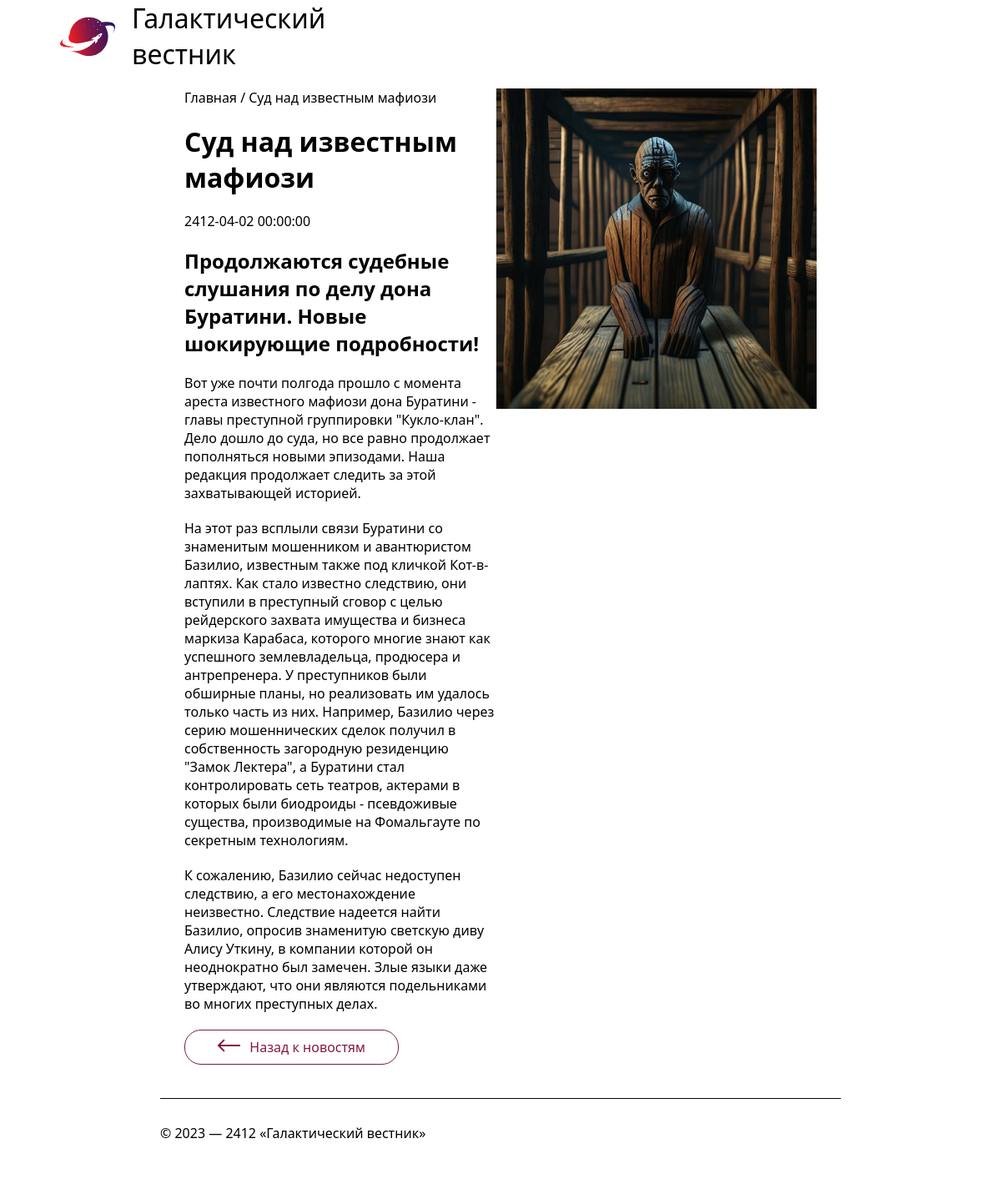
/core/views/news_podr.php?id=14, run on the app's committed database.
### tables this page shows
CREATE TABLE `news` (
  `id` int(11) unsigned NOT NULL AUTO_INCREMENT,
  `date` datetime NULL DEFAULT NULL,
  `title` varchar(250) NOT NULL DEFAULT '',
  `announce` text NULL DEFAULT NULL,
  `content` text NULL DEFAULT NULL,
  `image` varchar(250) NOT NULL DEFAULT '',
  PRIMARY KEY (`id`),
  KEY `id` (`id`),

  KEY `idx_news_date` (`date`));

### core/views/news_podr.php (the view, shortened to what this page needs)
<link rel="stylesheet" href="/style.css">
<?php
include $_SERVER['DOCUMENT_ROOT'] . '/header.php';
include '../db.php';
$newsId = isset($_GET['id']) ? $_GET['id'] : 0;
$query = "SELECT * FROM news WHERE id = ?";
$stmt = $pdo->prepare($query);
$stmt->execute([$newsId]);
$fullNews = $stmt->fetchAll(PDO::FETCH_ASSOC);
foreach ($fullNews as $page) {
?>
<div class="news_page ">
    <div>
        <p>Главная / <?=$page['title']?></p>
        <h1><?=$page['title']?></h1>
        <p><?=$page['date']?></p>
        <h2><?=$page['announce']?></h2>
        <?=$page['content']?>
        <a class="news" href='/'>Назад к новостям
        </a>
    </div>
    <img src="/images/<?=$page['image']?>" alt="">
</div>
<?
}
include $_SERVER['DOCUMENT_ROOT'] . '/footer.php';
?>

### style.css (style rules this page uses)
* { font-family: system-ui, -apple-system, BlinkMacSystemFont, 'Segoe UI', Roboto, Oxygen, Ubuntu, Cantarell, 'Open Sans', 'Helvetica Neue', sans-serif; margin: 0; }
body { text-decoration: none; margin: 0; padding: 0; }
.news { width: 440px; gap: 10px; display: flex; flex-direction: column; align-content: flex-start; justify-content: space-between; align-items: baseline; }
.news_page { display: flex; flex-wrap: nowrap; padding: 20px 221px; }
.news_page div { display: flex; flex-direction: column; gap: 20px; }
.news_page img { height: 32vw; }
.news_page a { display: flex; border-radius: 20px; padding: 9px 39px; border: 1px solid #841844; text-decoration: none; width: 177px; flex-direction: row; color: #841844; }
.news_page a svg { fill: #841844; margin-bottom: -3px; transform: rotate(180deg); }

### data on the page
news: title "Суд над известным мафиози", date "2412-04-02 00:00:00", announce "Продолжаются судебные слушания по делу дона Буратини. Новые шокирующие подробности!", content "Вот уже почти полгода прошло с момента ареста известного мафиози дона Буратини - главы преступной группировки \"Кукло-клан\". Дело дошло до суда, но все равно продолжает пополняться новыми эпизодами. Наша редакция продолжает следить за этой захватывающей историей. На этот раз всплыли связи Буратини со знаменитым мошенником и авантюристом Базилио, известным также под кличкой Кот-в-лаптях. Как стало известно следствию, они вступили в преступный сговор с целью рейдерского захвата имущества и бизнеса маркиза Карабаса, которого многие знают как успешного землевладельца, продюсера и антрепренера. У преступников были обширные планы, но реализовать им удалось только часть из них. Например, Базилио…", image (picture)
